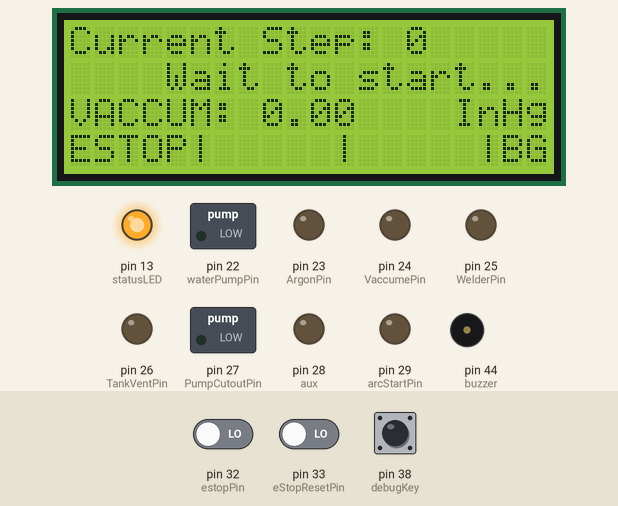
Recording of a sketch running on a simulated Arduino Mega 2560, built with avr-gcc and run on an emulated ATmega2560. Shown: 20×4 character LCD, switched loads named in the sketch (green lamp = pin HIGH), output pins drawn as LEDs (lit = HIGH), buzzer (waves = sounding). The inputs (shaded band) are chosen by the test bench; at power-on: pin 32 (estopPin) LOW, pin 33 (eStopResetPin) LOW, pin 38 (debugKey) LOW. What the sketch prints to the serial monitor is not drawn.

Above: at 4.3 s.
4.4 s: pin 32 (estopPin) driven HIGH and pin 33 (eStopResetPin) driven HIGH
At 4.9 s:
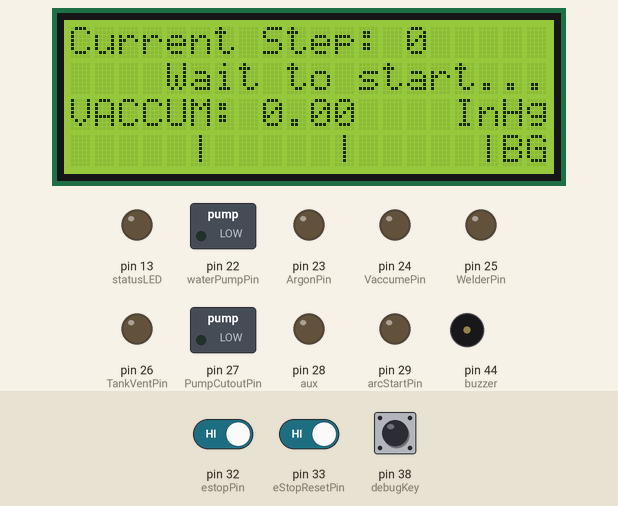
6.0 s: pin 32 (estopPin) driven LOW
At 6.05 s:
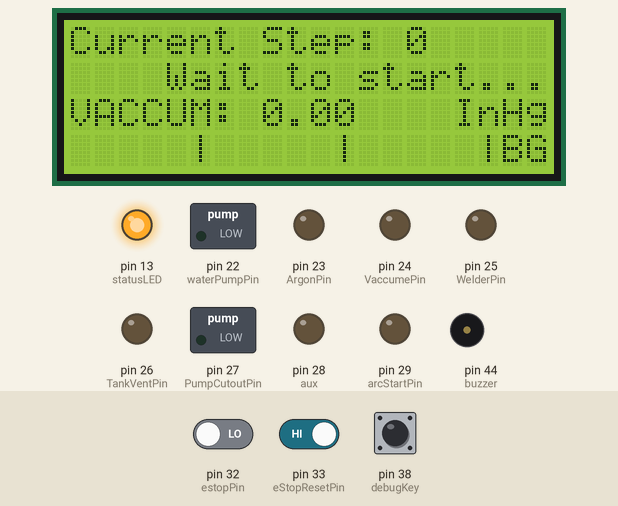
9.0 s: pin 32 (estopPin) driven HIGH
At 9.05 s:
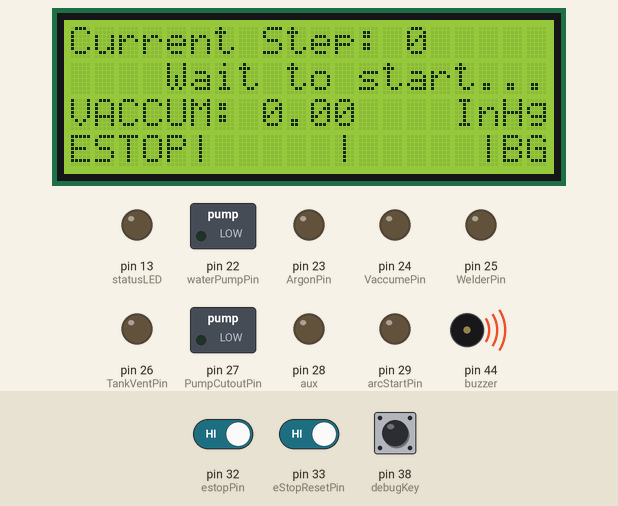
Timing chart, 0 to 12.0 s (numbered marks = the images above; inputs shaded):
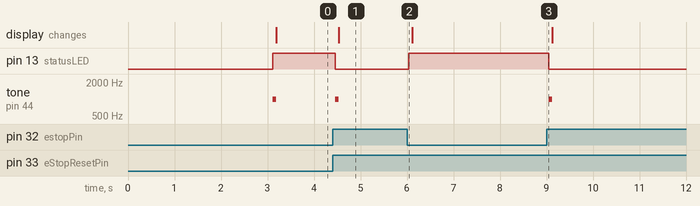

Measured:
- after the input at 4.4 s, pin 13 (statusLED): HIGH → LOW after 0.06 s; tone on pin 44 (buzzer): silent → 1000 Hz after 0.06 s, → silent 0.08 s later; the display: changes after 0.14 s (image 1)
- after the input at 6.0 s, pin 13 (statusLED): LOW → HIGH at once
- after the input at 9.0 s, pin 13 (statusLED): HIGH → LOW after 0.05 s; tone on pin 44 (buzzer): silent → 1000 Hz after 0.05 s, → silent 0.08 s later

The sketch:

main.ino
```cpp
//TODO Vaccume Measurment system
//TODO Tempature Input System for displaying
//TODO Add A cool buzzer for the arc stuff


#include <Arduino.h>
#include <Wire.h>
#include <LiquidCrystal_PCF8574.h>


LiquidCrystal_PCF8574 lcd(0x27);  // set the LCD address

const int versionNumber = 2;

const int estopPin = 32;
const int eStopResetPin = 33;
const int debugKey = 38;
const int startKey = 49;

const int waterPumpPin = 22;
const int ArgonPin = 23;
const int VaccumePin = 24;
const int WelderPin = 25;
const int TankVentPin = 26;
const int PumpCutoutPin = 27;
const int arcStartPin = 29;
const int aux = 28;

const int buzzer = 44;
const int statusLED = 13;

int waterTemp; //degf
int crucableTemp; //degf
float chamberVaccume; //mtor

int currentStep = 0;
int argonInputTime = 2000;//millisec

bool estop = true;//Start Estoped
bool StopPrintedflag = false;
bool welderOn = false;
bool watterPumpRunning;

bool debugMode = true; //switch this after wireing and testing
bool atVaccume;

unsigned long starttime;
unsigned long endtime;

void setup() {
  Serial.begin(9600);
  lcdSetUp();
  pinSetup();
  initMessage();
  tone(buzzer,1000,75);
}

void loop() {
    periotics();
    runLoop();
}

void periotics(){
  checkResetEstop();
  eStopCheck();
  displayStepsmanager();
  eStopCheck();
  checkVaccume();
}
```

OutPutSystem.ino
```cpp
void waitToStart(){
  if(digitalRead(startKey) and (currentStep == 0)){
    currentStep = 1;
  }
}

void relayControl(int pin,bool opp){
  if (!digitalRead(pin) && (opp) && (!estop)){ // if pin low and opp high
      digitalWrite(pin, HIGH); // set the pin high
    }else if (digitalRead(pin) && (!opp)){ // if pin high and opp LOW
      digitalWrite(pin, LOW);     // set pin LOW
  }
}

void relayForTime(int pin, bool opp, int time){
//run a relay for an amount of time

}


void pinSetup(){
  pinMode(estop, INPUT_PULLUP);
  pinMode(waterPumpPin ,OUTPUT);
  pinMode(ArgonPin ,OUTPUT);
  pinMode(VaccumePin ,OUTPUT);
  pinMode(WelderPin ,OUTPUT);
  pinMode(TankVentPin ,OUTPUT);
  pinMode(PumpCutoutPin ,OUTPUT);
  pinMode(arcStartPin ,OUTPUT);
  pinMode(aux, OUTPUT);
  pinMode(statusLED, OUTPUT);
}

void lcdSetUp(){
  Wire.begin();
  Wire.beginTransmission(0x27);
  lcd.begin(20, 4); // initialize the lcd and set size
  lcd.home();lcd.setBacklight(1);
}
```

debugStuff.ino
```cpp
//
//
//   int ledPin1 =  12;      // the number of the LED pin
//   int ledState1 = LOW;             // ledState used to set the LED
//   unsigned long previousMillis1 = 0;        // will store last time LED was updated
//   long OnTime1 = 700;           // milliseconds of on-time
//   long OffTime1 = 700;          // milliseconds of off-time
//
//
//
//
// void checkRelays(){ //turn on and off pins directly according to v 1 relay wireing schmatic
//   if (debugMode){
//
//       // check to see if it's time to change the state of the LED
//   unsigned long currentMillis = millis();
//
//   if((ledState1 == HIGH) && (currentMillis - previousMillis1 >= OnTime1))
//   {
//     ledState1 = LOW;  // Turn it off
//     previousMillis1 = currentMillis;  // Remember the time
//     digitalWrite(ledPin1, ledState1);  // Update the actual LED
//     relayControl(22, true);
//     relayControl(23, true);
//     relayControl(24, true);
//     relayControl(25, true);
//     relayControl(26, true);
//     relayControl(27, true);
//     relayControl(28, true);
//     relayControl(29, true);
//   }
//   else if ((ledState1 == LOW) && (currentMillis - previousMillis1 >= OffTime1))
//   {
//     ledState1 = HIGH;  // turn it on
//     previousMillis1 = currentMillis;   // Remember the time
//     digitalWrite(ledPin1, ledState1);	  // Update the actual LED
//     relayControl(22, false);
//     relayControl(23, false);
//     relayControl(24, false);
//     relayControl(25, false);
//     relayControl(26, false);
//     relayControl(27, false);
//     relayControl(28, false);
//     relayControl(29, false);
//     }
//   }
// }
```

display.ino
```cpp
void displayStepsmanager(){
  if ((currentStep == 0) or (currentStep == 4)){
    stepsDisplay();
  }else{
    statusDisplay();
  }
}


void statusDisplay(){
  statusBar(0);
  displayWaterTemp(1);
  displayCrusableTemp(2);
  displayVaccume(3);
}


void stepsDisplay(){
  displayTheCurrentStepNumber(0);
  displayTheCurrentStep(1);
  displayVaccume(2);
  statusBar(3);
}
```

displayParts.ino
```cpp
void displayWaterTemp(int col){
  lcd.setCursor(0,col);
  lcd.print("WATERTEMP:");
  lcd.setCursor(11,col);
  lcd.print(waterTemp);
  lcd.setCursor(19,col);
  lcd.print("F");
}

void displayCrusableTemp(int col){
  lcd.setCursor(0,col);
  lcd.print("CRUSABLETEMP:");
  lcd.setCursor(14,col);
  lcd.print(crucableTemp);
  lcd.setCursor(19,col);
  lcd.print("F");
}

void displayVaccume(int col){
  lcd.setCursor(0,col);
  lcd.print("VACCUM:");
  lcd.setCursor(8,col);
  lcd.print(chamberVaccume);
  lcd.setCursor(16,col);
  lcd.print("InHg");
}

void waitToStartDisplay(){
  lcd.setCursor(4,0);
  lcd.print("Ready");
  lcd.setCursor(0,1);
  lcd.print("Push start to begin");
}

void displayTheCurrentStepNumber(int col){
  lcd.setCursor(0,col);
  lcd.print("Current Step:");
  lcd.setCursor(14,col);
  lcd.print(currentStep);
}
void displayTheCurrentStep(int col){
  lcd.setCursor(0,col);
    if (currentStep==0){
      lcd.print("    Wait to start...");
    }else if(currentStep==1){
      lcd.print("PUMPING DOWN        ");
    }else if(currentStep==2){
      lcd.print("ARGON INPUT         ");
      lcd.setCursor(12,col);
      lcd.print(endtime - starttime);
    }else if(currentStep==3){
      lcd.print("PUMPING DOWN        ");
    }else if(currentStep==4){
      lcd.print("PUSH START TO WELD  ");
    }else if(currentStep==5){
      lcd.print("WELDING             ");
    }
}


void initMessage(){
  Serial.print("------ Stared version: ");
  Serial.print(versionNumber);
  Serial.println(" ------");
  lcd.clear();
  lcd.setCursor(0,0);
  lcd.print("ARC Control");
  lcd.setCursor(0,1);
  lcd.print("Version:");
  lcd.setCursor(9,1);
  lcd.print(versionNumber);
  lcd.setCursor(9,2);
  lcd.print("THE SHED");
  lcd.setCursor(9,3);
  lcd.print("3/2018");
  delay(3000);
  lcd.clear();
}

void statusBar(int col){
  if (digitalRead(waterPumpPin)){
    lcd.setCursor(6,col);
    lcd.print("WPUMP|");
  } else {
    lcd.setCursor(6,3);
    lcd.print("     |");
  }

  if (digitalRead(VaccumePin)){
    lcd.setCursor(12,col);
    lcd.print("VPUMP|");
  } else {
    lcd.setCursor(12,col);
    lcd.print("     |");
  }

  if (estop){
    lcd.setCursor(0,col);
    lcd.print("ESTOP|");
  }else{
    lcd.setCursor(0,col);
    lcd.print("     |");
  }

  if (welderOn){
    lcd.setCursor(18,col);
    lcd.print("WE");
  }else{
    lcd.setCursor(18,col);
    lcd.print("  ");
  }

  if (debugMode){
    lcd.setCursor(18,col);
    lcd.print("BG");
  }else{
    lcd.setCursor(18,col);
    lcd.print("  ");
  }
}
```

getTempStuff.ino
```cpp
void getWaterTemps(){
  waterTemp    = 0; //degf
  crucableTemp = 0; //degf
}
```

printStrings.ino
```cpp
void eStopMessage(){
  if (StopPrintedflag == 0){
    Serial.println("Estop Pressed!");
    StopPrintedflag = 1;
  }
}


void resetVars(){
  StopPrintedflag = 0;
}
```

pumpDown.ino
```cpp
void runLoop(){
  if(currentStep==1){
    PumpLoop();
  }else if(currentStep==2){
    Serial.println("at step two");
    inputArgon();
  }else if(currentStep==3){
    PumpLoop();
  }else if(currentStep==4){
    waitForKey4();
    Serial.println("waiting for input");
  }else if(currentStep==5){
    relayControl(WelderPin, true);
  }else if(currentStep==6){
    relayControl(WelderPin, false);
    relayControl(arcStartPin, false);
    currentStep = 7;
  }else if (currentStep==7){

  }
}

// pumptovaccume = 1  handles when to stop
// input Argon = 2
// prompt = 3


// //thought spot
// //PumpDown
// open pump cutout
// start pumping
// stop pump @ Vaccume
// close pump cutout
// open argon valve
// wait 2 sec
// close argon valve
// open vaccume PumpCutout
// start pumping
// stop pumping @ vaccume
// close vaccue pump cut out
// //at vaccume and clean
// prompet to start and stop welder and start pumpdown

void waitForKey5(){
  if(digitalRead(startKey) and (currentStep == 5)){
    currentStep = 6;
  }
}

void arcHit(){
  relayControl(arcStartPin, true);
  delay(50); //It would be way better to do this without a delay this is kinda touchy
  relayControl(arcStartPin, false);
}

void waitForKey4(){
  if(digitalRead(startKey) and (currentStep == 4)){
    currentStep = 5;
  }
}

void PumpLoop(){
  if ((!atVaccume)&&(!estop)){
    relayControl(VaccumePin, true);
    relayControl(PumpCutoutPin, true);
    periotics();
    PumpLoop();
  }else if (atVaccume){
    relayControl(VaccumePin, false);
    relayControl(PumpCutoutPin, false);
    currentStep = currentStep + 1;
  }else{
    relayControl(VaccumePin, false);
    relayControl(PumpCutoutPin, false);
  }
}

void inputArgon(){
  starttime = millis();
  endtime = starttime;
  while (((endtime - starttime) <=argonInputTime) && currentStep == 2){
    relayControl(ArgonPin, true);
    endtime = millis();
    periotics();
  }
  relayControl(ArgonPin, false);
  currentStep = currentStep + 1;
}
```

safe.ino
```cpp
void eStopCheck(){
  statusLight(); //to chaing the statusLED when the estopVar changes
  if(digitalRead(estopPin) or (estop == true)){
    //were not estoped
    //estop = false;
    //Serial.println("notEstoped");
  }else{ //digitalWrite used to force them low, rather then the relay control function
    digitalWrite(waterPumpPin , false);
    digitalWrite(ArgonPin     , false);
    digitalWrite(VaccumePin   , false);
    digitalWrite(WelderPin    , false);
    digitalWrite(TankVentPin  , false);
    digitalWrite(PumpCutoutPin, false);
    digitalWrite(arcStartPin  , false);
    digitalWrite(aux          , false);
    estop = true;
    eStopMessage();
    currentStep = 0;
  }
  debugSafty();
}

void debugSafty(){
  if (debugMode){
    digitalWrite(WelderPin    , false);
    digitalWrite(arcStartPin  , false);
  }
}


void checkResetEstop(){ //To reset the eStop after pressing
  if ((estop == true) && (digitalRead(eStopResetPin)) && (digitalRead(estopPin))){
      estop = false;
      resetVars();
      Serial.println("Estop Reset!");
      tone(buzzer,1000,75);
  }
}


void statusLight(){
  if (estop){
    digitalWrite(statusLED, HIGH);
  }else{
    digitalWrite(statusLED, LOW);
  }
}
```

vaccumeManagement.ino
```cpp
void checkVaccume(){
  //our vacc check stuff
  if(digitalRead(debugKey)){
    atVaccume = true;
  }else{
    atVaccume = false;
  }
}

void getVaccMeasure(){
  chamberVaccume = 000.0;
}
```
